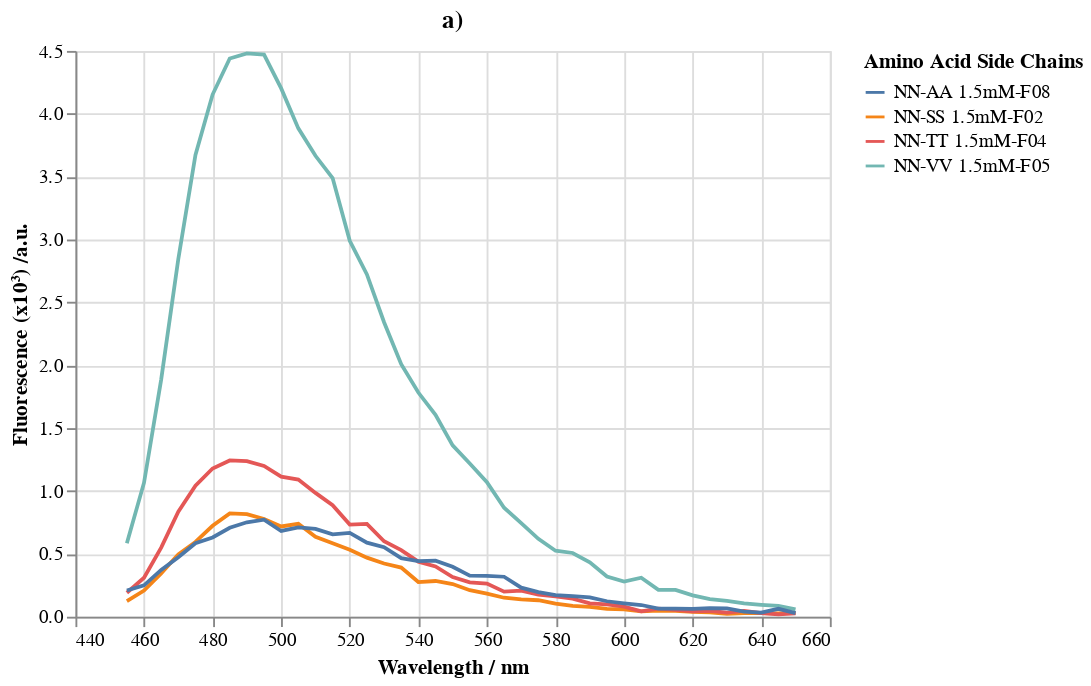

This figure's notebook cell:
### Markdown cell above
##  Ways of creating templates that can make plots consistent 



- [Customizing Visualizations](https://altair-viz.github.io/user_guide/customization.html?highlight=theme#customizing-visualizations)
    - This section outlines some of the ways users can make adjustments to visualizations
    - for example: setting themes, adjusting axis limits (e.g., scale/domain), adjust axis labels (e.g., format, titles, ), adjust legends, removing chart border, customize colors, Adjusting the width of Bar Marks and chart, adjusting chart size
- [Altair Documentaiton: Top-level-Chart-Configuration](https://altair-viz.github.io/user_guide/configuration.html#top-level-chart-configuration)
    - Think of the configure_*() methods as setting a chart theme (i.e., set the default styles for the entire chart)
- [Altair Themes](https://altair-viz.github.io/user_guide/configuration.html#altair-themes)
    - A theme, in altair, is a set of chart configurations applied globally each python session. This means you can **produce similar-looking visualizations consistently**
    - You create a theme and then apply chart configurations globally within any Python session
    - done using the alt.theme object
    - Since Altair uses Vega in their backend programing you can use any of the preconstructed themes from [Vega Themes](https://github.com/vega/vega-themes/#included-themes). If you find one that is close to what you want, you can copy the code and adjust as fit. Read more on making a a theme here: [define a custom theme](https://altair-viz.github.io/user_guide/configuration.html#defining-a-custom-theme)
- [Consistently Beautiful Visualizations with Altair Themes](https://towardsdatascience.com/consistently-beautiful-visualizations-with-altair-themes-c7f9f889602)
    - A blog focused on using themes and how you can code one into your script
- [established pattern for importing Vega themes into Altair](https://github.com/altair-viz/altair/issues/1333)
    - a Github tread discussing how to import Themes 
    - the most consistent way is writing `alt.themes.enable('string of theme name goes here')`
- [Example Code of how to construct an Altair Chart Theme](https://pmbaumgartner.github.io/streamlitopedia/theming-altair.html)
    - code examples of someone who has used Altair to make themes.
    - it's a collection of free to use of tools, code snippets, and ideas that they found helpful when making [streamlit](https://streamlit.io/) apps. Even discuss markup language which is used in jupyter notbeook

### Code cell
# example of using a pre-constructed theme in your visual 
# Using the with statement so you dont apply the theme to all charts but only the one in that cell
# If you would like to use any theme just for a single chart, you can use the `with` statement to enable a temporary theme:

with alt.themes.enable('ggplot2'):
    Figure06A= alt.Chart(Figure6A, title='a)').mark_line().encode(
    alt.X("Wavelength:Q", title="Wavelength / nm"),
    alt.Y("Flourescence_x10\u00b3:Q", title="Fluorescence (x10\u00b3) /a.u."),
    alt.Color('AminoAcidSideChains:N', title="Amino Acid Side Chains"),
    tooltip=['AminoAcidSideChains']
    ).transform_filter(
        alt.FieldOneOfPredicate(field='AminoAcidSideChains', oneOf=aminoAcids)
    )
    # Figure06A.show() # This command will block the Python interpreter until the browser window containing the chart is closed.
    Figure06A.display()
    # Note: that calling .display() on multiple charts is how you can display multiple charts in a single cell / image
    # more infor here:

### Figure 1 — Vega-Lite specification as saved in the notebook (floating-point values rounded to 4 significant figures; data arrays with more than 128 entries replaced by an {"elided": "..."} marker saying what was removed)
{"usermeta": {"embedOptions": {"theme": "ggplot2"}}, "config": {"view": {"continuousWidth": 400, "continuousHeight": 300}}, "data": {"name": "data-c388466c9d242b9f6aed6871adcabd88"}, "mark": "line", "encoding": {"color": {"type": "nominal", "field": "AminoAcidSideChains", "title": "Amino Acid Side Chains"}, "tooltip": [{"type": "nominal", "field": "AminoAcidSideChains"}], "x": {"type": "quantitative", "field": "Wavelength", "title": "Wavelength / nm"}, "y": {"type": "quantitative", "field": "Flourescence_x10³", "title": "Fluorescence (x10³) /a.u."}}, "title": "a)", "transform": [{"filter": {"field": "AminoAcidSideChains", "oneOf": ["NN-SS 1.5mM-F02", "NN-TT 1.5mM-F04", "NN-VV 1.5mM-F05", "NN-AA 1.5mM-F08"]}}], "$schema": "https://vega.github.io/schema/vega-lite/v4.8.1.json", "datasets": {"data-c388466c9d242b9f6aed6871adcabd88": {"elided": "280 records"}}}
